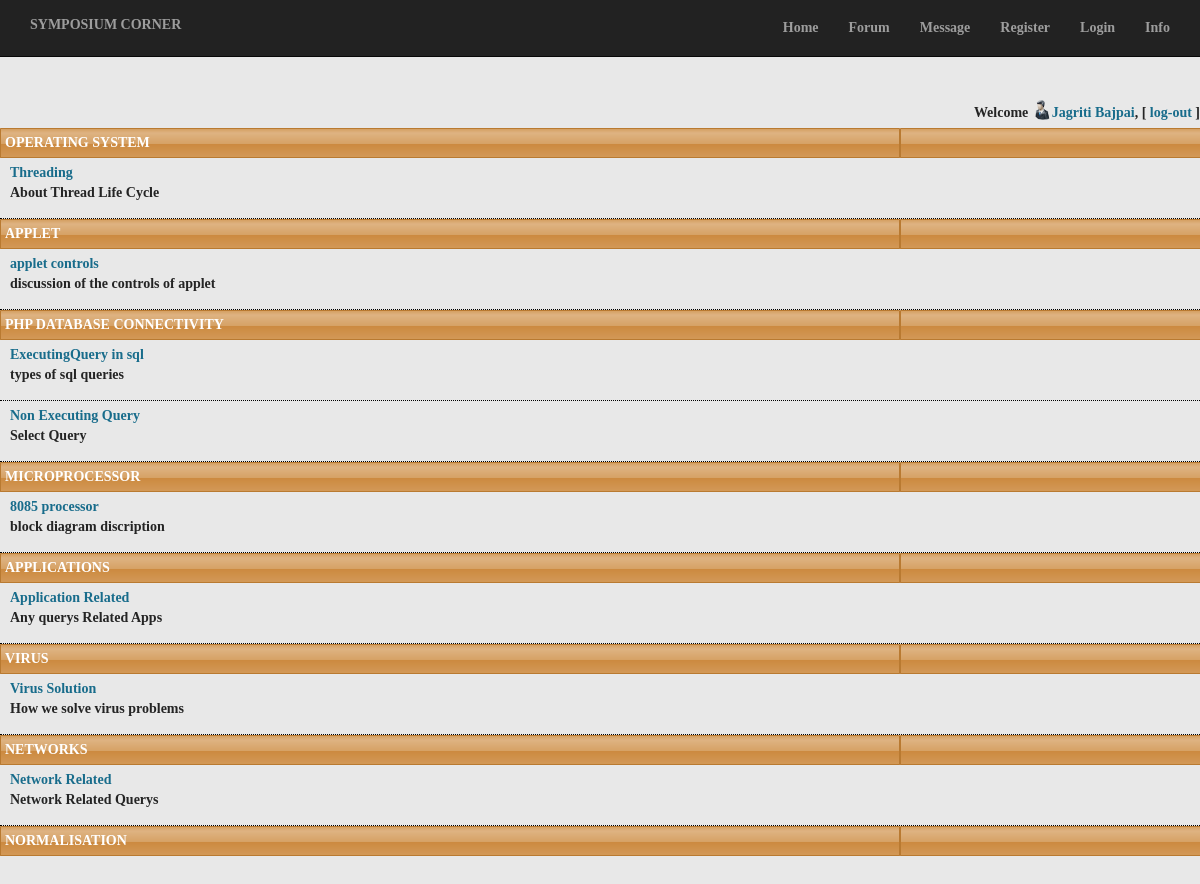
The page /forum.php (signed in) on the database its author committed.
### tables this page shows
CREATE TABLE `topic` (
  `topic_id` int(11) NOT NULL,
  `topic_name` varchar(50) NOT NULL,
  `topic_type` varchar(50) NOT NULL
);

CREATE TABLE `subtopic` (
  `subtopic_id` int(11) NOT NULL,
  `subtopic_name` varchar(50) NOT NULL,
  `subtopic_description` varchar(500) NOT NULL,
  `s_status` varchar(20) NOT NULL,
  `topic_id` int(11) NOT NULL
);

### utility.php (called while the page is built, shortened)
<?php
	function ExecuteQuery ($SQL)
	{
		$rows = mysql_query ($SQL);
		return $rows;
	}
?>

### forum.php (the view, shortened to what this page needs)
    <link href="font-awesome/css/font-awesome.min.css" rel="stylesheet" type="text/css">
	<link rel="stylesheet" href="res/style.css" type="text/css" media="screen" />
<?php session_start();
 require("head.php");
 require("checkUser.php");
 ?>
<?php
	$topic = ExecuteQuery ("SELECT * FROM topic");
	while ($r1 = mysql_fetch_array($topic))
	{
			echo "<div class='heading'>$r1[topic_name]</div>";
			$stopic = ExecuteQuery ("SELECT * FROM subtopic WHERE topic_id=$r1[topic_id]");
			while ($r2 = mysql_fetch_array ($stopic) )
			{
				echo "<div class='box'>";
				echo "<div class='sub-heading'>
						<a href='questions.php?id=$r2[subtopic_id]'> $r2[subtopic_name]</a>
					</div>";
				echo "<p>$r2[subtopic_description]</p>";
				echo "</div>";
			}
	}
?>

### res/style.css (style rules this page uses)
.heading { color:#ffffff; font-weight: bold; padding: 5px; line-height:20px; text-transform:uppercase; background-image: url('images/BlockHeader.png'); }
.sub-heading { color:#00F; }
.box { border-bottom: 1px dotted black; padding: 5px 10px 5px 10px; }
.sub-heading a { color:#00F; text-decoration: none; }
body { margin: 0 auto; padding: 0; background-color: #E8E8E8; }
body { font-family: Georgia, "Times New Roman", Times, Serif; font-size: 14px; color: #242424; }
a { font-family: Georgia, "Times New Roman", Times, Serif; text-decoration: none; color: #186C8B; }
a:link { font-family: Georgia, "Times New Roman", Times, Serif; text-decoration: none; color: #186C8B; }

### css/landing-page.css (style rules this page uses)
body, html { width: 100%; height: 100%; }
body, h1, h2, h3, h4, h5, h6 { font-family: "Lato","Helvetica Neue",Helvetica,Arial,sans-serif; font-weight: 700; }

### rows shown on the page
topic: topic_name "OPERATING SYSTEM"
subtopic: subtopic_name "Threading", subtopic_description "About Thread Life Cycle"
topic: topic_name "APPLET"
subtopic: subtopic_name "applet controls", subtopic_description "discussion of the controls of applet"
topic: topic_name "PHP DATABASE CONNECTIVITY"
subtopic: subtopic_name "ExecutingQuery in sql", subtopic_description "types of sql queries"
subtopic: subtopic_name "Non Executing Query", subtopic_description "Select Query"
topic: topic_name "MICROPROCESSOR"
subtopic: subtopic_name "8085 processor", subtopic_description "block diagram discription"
topic: topic_name "APPLICATIONS"
subtopic: subtopic_name "Application Related", subtopic_description "Any querys Related Apps"
topic: topic_name "VIRUS"
subtopic: subtopic_name "Virus Solution", subtopic_description "How we solve virus problems"
topic: topic_name "NETWORKS"
subtopic: subtopic_name "Network Related", subtopic_description "Network Related Querys"
topic: topic_name "NORMALISATION"

### other values the page prints
$_SESSION["fn"] "Jagriti Bajpai"
